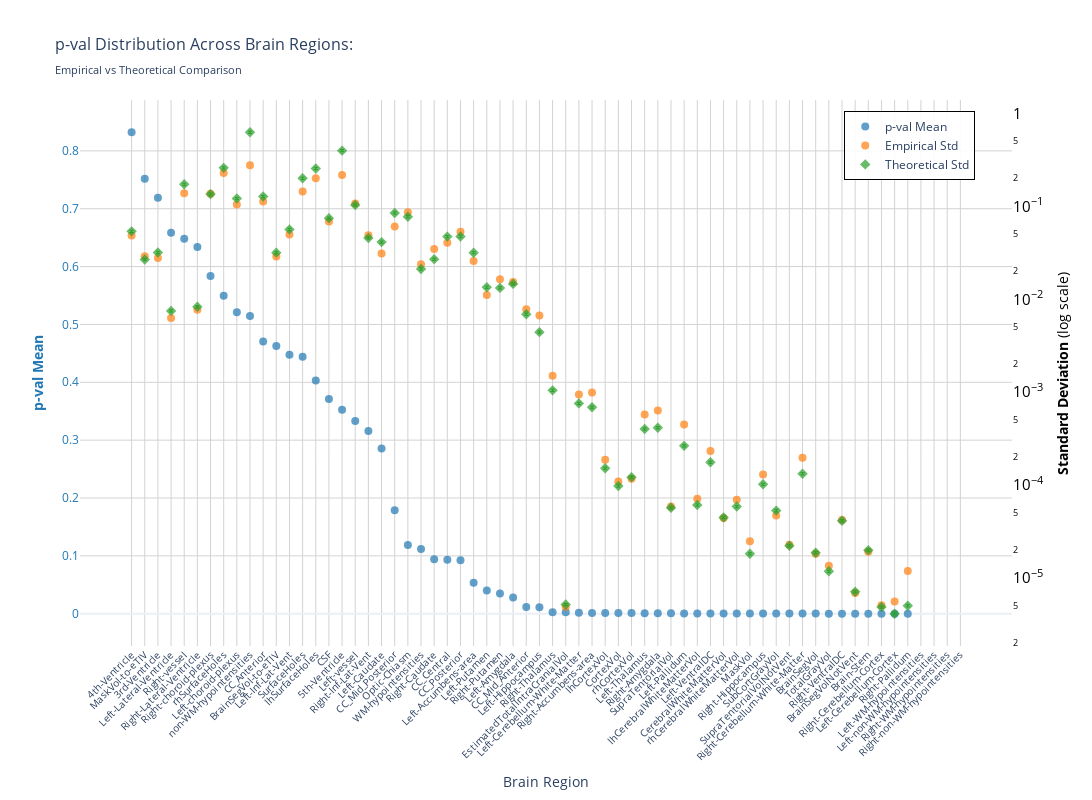
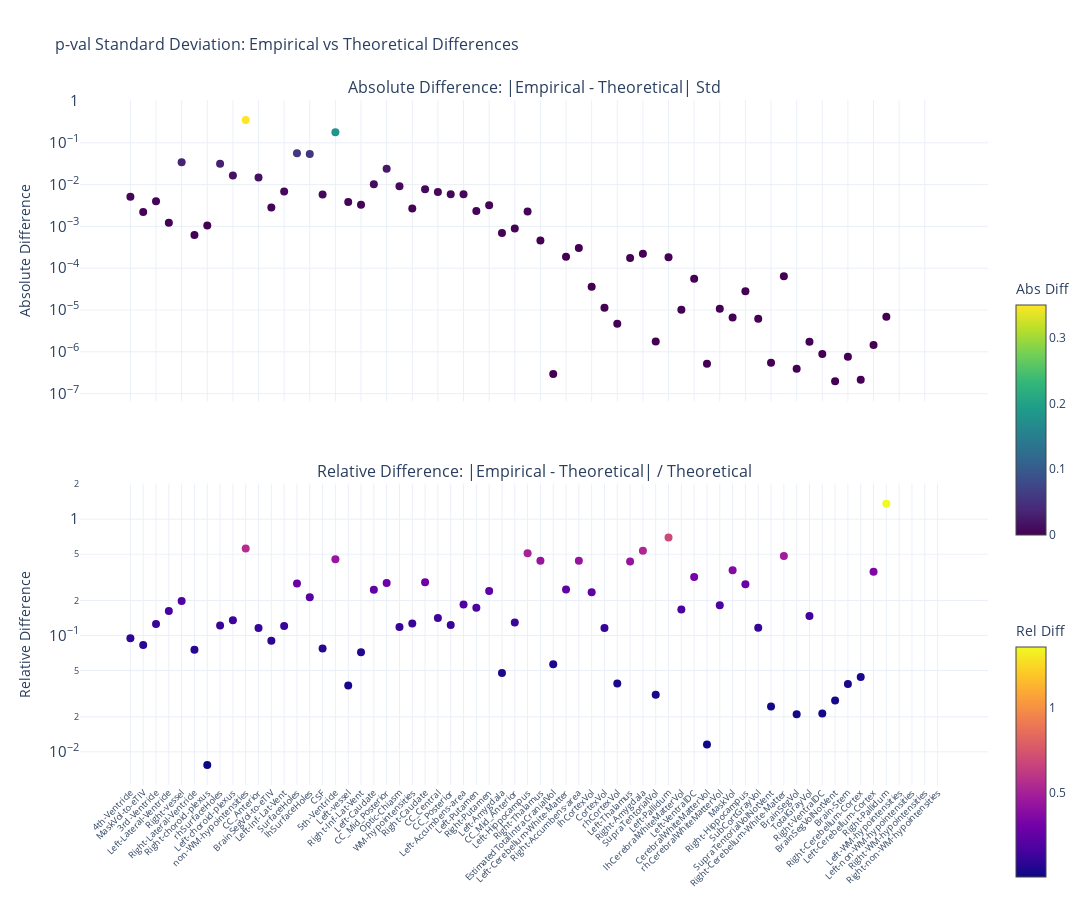

Source (notebook cell) for these figures, in order:
### Markdown cell above
### p-value

### Code cell
nu_nav = df_navr[(df_navr["timepoint"] == "baseline") & (df_navr["group"] == "HC-PD")]
data_path = stats_dir / f"student_baseline_{METRIC}.parquet"
df, stats = get_test_stats(
    data_path, stat_functions_F, nu_nav, hemisphere=False, study="baseline"
)
show_figure(stats, hemisphere=False, stat_name="p-val", study="baseline", metric=METRIC)

### Figure 1 — Plotly figure (JSON) as saved in the notebook; plotly's stock layout.template omitted (floating-point values rounded to 4 significant figures)
{"data": [{"hovertemplate": "<b>%{x}</b><br>Mean p-val: %{y:.2f}<br><extra></extra>", "marker": {"color": "#1f77b4", "opacity": 0.7, "size": 8}, "mode": "markers", "name": "p-val Mean", "type": "scatter", "x": ["4th-Ventricle", "MaskVol-to-eTIV", "3rd-Ventricle", "Left-Lateral-Ventricle", "Right-vessel", "Right-Lateral-Ventricle", "Right-choroid-plexus", "rhSurfaceHoles", "Left-choroid-plexus", "non-WM-hypointensities", "CC_Anterior", "BrainSegVol-to-eTIV", "Left-Inf-Lat-Vent", "SurfaceHoles", "lhSurfaceHoles", "CSF", "5th-Ventricle", "Left-vessel", "Right-Inf-Lat-Vent", "Left-Caudate", "CC_Mid_Posterior", "Optic-Chiasm", "WM-hypointensities", "Right-Caudate", "CC_Central", "CC_Posterior", "Left-Accumbens-area", "Left-Putamen", "Right-Putamen", "Left-Amygdala", "CC_Mid_Anterior", "Left-Hippocampus", "Right-Thalamus", "EstimatedTotalIntraCranialVol", "Left-Cerebellum-White-Matter", "Right-Accumbens-area", "lhCortexVol", "CortexVol", "rhCortexVol", "Left-Thalamus", "Right-Amygdala", "SupraTentorialVol", "Left-Pallidum", "lhCerebralWhiteMatterVol", "Left-VentralDC", "CerebralWhiteMatterVol", "rhCerebralWhiteMatterVol", "MaskVol", "Right-Hippocampus", "SubCortGrayVol", "SupraTentorialVolNotVent", "Right-Cerebellum-White-Matter", "BrainSegVol", "TotalGrayVol", "Right-VentralDC", "BrainSegVolNotVent", "Brain-Stem", "Right-Cerebellum-Cortex", "Left-Cerebellum-Cortex", "Right-Pallidum", "Left-WM-hypointensities", "Left-non-WM-hypointensities", "Right-WM-hypointensities", "Right-non-WM-hypointensities"], "y": [0.8321, 0.7518, 0.7192, 0.6583, 0.6481, 0.634, 0.5838, 0.5497, 0.5209, 0.5146, 0.4704, 0.4628, 0.4476, 0.4443, 0.4031, 0.3709, 0.3526, 0.3329, 0.316, 0.2857, 0.1787, 0.1188, 0.1117, 0.0941, 0.09322, 0.09254, 0.05371, 0.04024, 0.03493, 0.02822, 0.01172, 0.01112, 0.002504, 0.002409, 0.001502, 0.001182, 0.001156, 0.001055, 0.001019, 0.0008593, 0.0007776, 0.000633, 0.0004631, 0.000396, 0.0003737, 0.0003664, 0.0003598, 0.0003196, 0.0002424, 0.0002227, 0.0002219, 0.0002193, 0.0002071, 0.000131, 8.272e-05, 7.135e-05, 6.379e-05, 1.908e-05, 1.8e-05, 9.438e-06, NaN, NaN, NaN, NaN], "yaxis": "y"}, {"hovertemplate": "<b>%{x}</b><br>Empirical Std: %{y:.3f}<br><extra></extra>", "marker": {"color": "#ff7f0e", "opacity": 0.7, "size": 8, "symbol": "circle"}, "mode": "markers", "name": "Empirical Std", "type": "scatter", "x": ["4th-Ventricle", "MaskVol-to-eTIV", "3rd-Ventricle", "Left-Lateral-Ventricle", "Right-vessel", "Right-Lateral-Ventricle", "Right-choroid-plexus", "rhSurfaceHoles", "Left-choroid-plexus", "non-WM-hypointensities", "CC_Anterior", "BrainSegVol-to-eTIV", "Left-Inf-Lat-Vent", "SurfaceHoles", "lhSurfaceHoles", "CSF", "5th-Ventricle", "Left-vessel", "Right-Inf-Lat-Vent", "Left-Caudate", "CC_Mid_Posterior", "Optic-Chiasm", "WM-hypointensities", "Right-Caudate", "CC_Central", "CC_Posterior", "Left-Accumbens-area", "Left-Putamen", "Right-Putamen", "Left-Amygdala", "CC_Mid_Anterior", "Left-Hippocampus", "Right-Thalamus", "EstimatedTotalIntraCranialVol", "Left-Cerebellum-White-Matter", "Right-Accumbens-area", "lhCortexVol", "CortexVol", "rhCortexVol", "Left-Thalamus", "Right-Amygdala", "SupraTentorialVol", "Left-Pallidum", "lhCerebralWhiteMatterVol", "Left-VentralDC", "CerebralWhiteMatterVol", "rhCerebralWhiteMatterVol", "MaskVol", "Right-Hippocampus", "SubCortGrayVol", "SupraTentorialVolNotVent", "Right-Cerebellum-White-Matter", "BrainSegVol", "TotalGrayVol", "Right-VentralDC", "BrainSegVolNotVent", "Brain-Stem", "Right-Cerebellum-Cortex", "Left-Cerebellum-Cortex", "Right-Pallidum", "Left-WM-hypointensities", "Left-non-WM-hypointensities", "Right-WM-hypointensities", "Right-non-WM-hypointensities"], "y": [0.04865, 0.02894, 0.02786, 0.006272, 0.1383, 0.007689, 0.1363, 0.2275, 0.1047, 0.2757, 0.1127, 0.02885, 0.04959, 0.1441, 0.2008, 0.06879, 0.2172, 0.1071, 0.04892, 0.03101, 0.06078, 0.08628, 0.02386, 0.03473, 0.04052, 0.05324, 0.02583, 0.01113, 0.01644, 0.01533, 0.007785, 0.006687, 0.001507, 4.907e-06, 0.0009463, 0.0009926, 0.000188, 0.0001092, 0.0001172, 0.0005762, 0.0006363, 5.881e-05, 0.0004489, 7.131e-05, 0.0002327, 4.443e-05, 6.956e-05, 2.492e-05, 0.0001303, 4.705e-05, 2.287e-05, 0.0001966, 1.834e-05, 1.36e-05, 4.226e-05, 6.924e-06, 1.923e-05, 5.103e-06, 5.606e-06, 1.191e-05, NaN, NaN, NaN, NaN], "yaxis": "y2"}, {"error_y": {"array": [0.001506, 0.000749, 0.0008931, 0.0002098, 0.004829, 0.000233, 0.003791, 0.007259, 0.003394, 0.01752, 0.003573, 0.0008883, 0.00158, 0.005603, 0.007146, 0.002089, 0.01112, 0.002895, 0.001279, 0.001154, 0.002374, 0.002162, 0.0005932, 0.0007562, 0.001322, 0.001328, 0.0008878, 0.0003772, 0.000371, 0.0004099, 0.0001932, 0.0001241, 2.933e-05, 1.457e-07, 2.123e-05, 1.933e-05, 4.263e-06, 2.741e-06, 3.416e-06, 1.126e-05, 1.162e-05, 1.598e-06, 7.42e-06, 1.712e-06, 4.944e-06, 1.259e-06, 1.649e-06, 5.119e-07, 2.862e-06, 1.492e-06, 6.255e-07, 3.715e-06, 5.249e-07, 3.321e-07, 1.159e-06, 1.995e-07, 5.603e-07, 1.369e-07, 1.16e-07, 1.415e-07, NaN, NaN, NaN, NaN], "arrayminus": [0.001464, 0.0007282, 0.0008683, 0.000204, 0.004696, 0.0002265, 0.003686, 0.007058, 0.0033, 0.01703, 0.003474, 0.0008636, 0.001536, 0.005447, 0.006948, 0.002031, 0.01081, 0.002814, 0.001243, 0.001122, 0.002309, 0.002102, 0.0005767, 0.0007353, 0.001286, 0.001291, 0.0008632, 0.0003668, 0.0003607, 0.0003986, 0.0001878, 0.0001206, 2.852e-05, 1.417e-07, 2.064e-05, 1.879e-05, 4.145e-06, 2.665e-06, 3.321e-06, 1.095e-05, 1.13e-05, 1.554e-06, 7.215e-06, 1.664e-06, 4.807e-06, 1.225e-06, 1.604e-06, 4.977e-07, 2.783e-06, 1.451e-06, 6.082e-07, 3.612e-06, 5.103e-07, 3.229e-07, 1.127e-06, 1.94e-07, 5.448e-07, 1.331e-07, 1.128e-07, 1.376e-07, NaN, NaN, NaN, NaN], "color": "#2ca02c", "thickness": 1, "type": "data", "visible": true, "width": 2}, "hovertemplate": "<b>%{x}</b><br>Theoretical Std: %{y:.3f}<br><extra></extra>", "marker": {"color": "#2ca02c", "opacity": 0.7, "size": 8, "symbol": "diamond"}, "mode": "markers", "name": "Theoretical Std", "type": "scatter", "x": ["4th-Ventricle", "MaskVol-to-eTIV", "3rd-Ventricle", "Left-Lateral-Ventricle", "Right-vessel", "Right-Lateral-Ventricle", "Right-choroid-plexus", "rhSurfaceHoles", "Left-choroid-plexus", "non-WM-hypointensities", "CC_Anterior", "BrainSegVol-to-eTIV", "Left-Inf-Lat-Vent", "SurfaceHoles", "lhSurfaceHoles", "CSF", "5th-Ventricle", "Left-vessel", "Right-Inf-Lat-Vent", "Left-Caudate", "CC_Mid_Posterior", "Optic-Chiasm", "WM-hypointensities", "Right-Caudate", "CC_Central", "CC_Posterior", "Left-Accumbens-area", "Left-Putamen", "Right-Putamen", "Left-Amygdala", "CC_Mid_Anterior", "Left-Hippocampus", "Right-Thalamus", "EstimatedTotalIntraCranialVol", "Left-Cerebellum-White-Matter", "Right-Accumbens-area", "lhCortexVol", "CortexVol", "rhCortexVol", "Left-Thalamus", "Right-Amygdala", "SupraTentorialVol", "Left-Pallidum", "lhCerebralWhiteMatterVol", "Left-VentralDC", "CerebralWhiteMatterVol", "rhCerebralWhiteMatterVol", "MaskVol", "Right-Hippocampus", "SubCortGrayVol", "SupraTentorialVolNotVent", "Right-Cerebellum-White-Matter", "BrainSegVol", "TotalGrayVol", "Right-VentralDC", "BrainSegVolNotVent", "Brain-Stem", "Right-Cerebellum-Cortex", "Left-Cerebellum-Cortex", "Right-Pallidum", "Left-WM-hypointensities", "Left-non-WM-hypointensities", "Right-WM-hypointensities", "Right-non-WM-hypointensities"], "y": [0.05375, 0.02673, 0.03188, 0.007489, 0.1724, 0.008315, 0.1353, 0.2591, 0.1211, 0.6253, 0.1275, 0.0317, 0.0564, 0.2, 0.2551, 0.07455, 0.3969, 0.1033, 0.04564, 0.04118, 0.08475, 0.07715, 0.02117, 0.02699, 0.0472, 0.0474, 0.03169, 0.01346, 0.01324, 0.01463, 0.006895, 0.004429, 0.001047, 5.202e-06, 0.0007578, 0.0006898, 0.0001522, 9.782e-05, 0.0001219, 0.000402, 0.0004146, 5.704e-05, 0.0002648, 6.11e-05, 0.0001765, 4.495e-05, 5.887e-05, 1.827e-05, 0.0001021, 5.325e-05, 2.233e-05, 0.0001326, 1.873e-05, 1.185e-05, 4.138e-05, 7.121e-06, 2e-05, 4.888e-06, 4.141e-06, 5.05e-06, NaN, NaN, NaN, NaN], "yaxis": "y2"}], "layout": {"height": 800, "hovermode": "x", "legend": {"bgcolor": "rgba(255, 255, 255, 0.9)", "bordercolor": "black", "borderwidth": 1, "font": {"size": 12}, "orientation": "v", "x": 0.82, "y": 0.98}, "title": {"font": {"size": 16}, "text": "p-val Distribution Across Brain Regions:<br><sub>Empirical vs Theoretical Comparison</sub>"}, "width": 1400, "xaxis": {"gridcolor": "lightgray", "showgrid": true, "tickangle": -45, "tickfont": {"size": 10}, "title": {"text": "Brain Region"}}, "yaxis": {"gridcolor": "lightgray", "showgrid": true, "side": "left", "tickfont": {"color": "#1f77b4"}, "title": {"font": {"color": "#1f77b4"}, "text": "<b>p-val Mean</b>"}}, "yaxis2": {"exponentformat": "power", "overlaying": "y", "showgrid": false, "side": "right", "tickfont": {"color": "black"}, "title": {"font": {"color": "black"}, "text": "<b>Standard Deviation</b> (log scale)"}, "type": "log"}}}

### Figure 2 — Plotly figure (JSON) as saved in the notebook; plotly's stock layout.template omitted (floating-point values rounded to 4 significant figures)
{"data": [{"hovertemplate": "<b>%{x}</b><br>Abs Diff: %{y:.4f}<br><extra></extra>", "marker": {"color": [0.0051, 0.002213, 0.00401, 0.001217, 0.03406, 0.0006258, 0.001044, 0.03157, 0.0164, 0.3497, 0.01479, 0.002851, 0.006814, 0.05589, 0.05426, 0.005759, 0.1797, 0.003832, 0.00328, 0.01017, 0.02397, 0.009129, 0.002686, 0.007744, 0.00668, 0.005841, 0.005859, 0.002331, 0.003197, 0.0006975, 0.0008905, 0.002258, 0.0004603, 2.951e-07, 0.0001885, 0.0003028, 3.582e-05, 1.136e-05, 4.711e-06, 0.0001743, 0.0002217, 1.763e-06, 0.0001841, 1.021e-05, 5.624e-05, 5.199e-07, 1.069e-05, 6.651e-06, 2.815e-05, 6.2e-06, 5.477e-07, 6.403e-05, 3.951e-07, 1.743e-06, 8.823e-07, 1.968e-07, 7.659e-07, 2.149e-07, 1.465e-06, 6.865e-06, NaN, NaN, NaN, NaN], "colorbar": {"len": 0.4, "title": {"text": "Abs Diff"}, "y": 0.75, "yanchor": "top"}, "colorscale": [[0, "#440154"], [0.1111, "#482878"], [0.2222, "#3e4989"], [0.3333, "#31688e"], [0.4444, "#26828e"], [0.5556, "#1f9e89"], [0.6667, "#35b779"], [0.7778, "#6ece58"], [0.8889, "#b5de2b"], [1, "#fde725"]], "showscale": true, "size": 8}, "mode": "markers", "name": "Absolute", "type": "scatter", "x": ["4th-Ventricle", "MaskVol-to-eTIV", "3rd-Ventricle", "Left-Lateral-Ventricle", "Right-vessel", "Right-Lateral-Ventricle", "Right-choroid-plexus", "rhSurfaceHoles", "Left-choroid-plexus", "non-WM-hypointensities", "CC_Anterior", "BrainSegVol-to-eTIV", "Left-Inf-Lat-Vent", "SurfaceHoles", "lhSurfaceHoles", "CSF", "5th-Ventricle", "Left-vessel", "Right-Inf-Lat-Vent", "Left-Caudate", "CC_Mid_Posterior", "Optic-Chiasm", "WM-hypointensities", "Right-Caudate", "CC_Central", "CC_Posterior", "Left-Accumbens-area", "Left-Putamen", "Right-Putamen", "Left-Amygdala", "CC_Mid_Anterior", "Left-Hippocampus", "Right-Thalamus", "EstimatedTotalIntraCranialVol", "Left-Cerebellum-White-Matter", "Right-Accumbens-area", "lhCortexVol", "CortexVol", "rhCortexVol", "Left-Thalamus", "Right-Amygdala", "SupraTentorialVol", "Left-Pallidum", "lhCerebralWhiteMatterVol", "Left-VentralDC", "CerebralWhiteMatterVol", "rhCerebralWhiteMatterVol", "MaskVol", "Right-Hippocampus", "SubCortGrayVol", "SupraTentorialVolNotVent", "Right-Cerebellum-White-Matter", "BrainSegVol", "TotalGrayVol", "Right-VentralDC", "BrainSegVolNotVent", "Brain-Stem", "Right-Cerebellum-Cortex", "Left-Cerebellum-Cortex", "Right-Pallidum", "Left-WM-hypointensities", "Left-non-WM-hypointensities", "Right-WM-hypointensities", "Right-non-WM-hypointensities"], "xaxis": "x", "y": [0.0051, 0.002213, 0.00401, 0.001217, 0.03406, 0.0006258, 0.001044, 0.03157, 0.0164, 0.3497, 0.01479, 0.002851, 0.006814, 0.05589, 0.05426, 0.005759, 0.1797, 0.003832, 0.00328, 0.01017, 0.02397, 0.009129, 0.002686, 0.007744, 0.00668, 0.005841, 0.005859, 0.002331, 0.003197, 0.0006975, 0.0008905, 0.002258, 0.0004603, 2.951e-07, 0.0001885, 0.0003028, 3.582e-05, 1.136e-05, 4.711e-06, 0.0001743, 0.0002217, 1.763e-06, 0.0001841, 1.021e-05, 5.624e-05, 5.199e-07, 1.069e-05, 6.651e-06, 2.815e-05, 6.2e-06, 5.477e-07, 6.403e-05, 3.951e-07, 1.743e-06, 8.823e-07, 1.968e-07, 7.659e-07, 2.149e-07, 1.465e-06, 6.865e-06, NaN, NaN, NaN, NaN], "yaxis": "y"}, {"hovertemplate": "<b>%{x}</b><br>Rel Diff: %{y:.2%}<br><extra></extra>", "marker": {"color": [0.09488, 0.08278, 0.1258, 0.1624, 0.1976, 0.07526, 0.007716, 0.1219, 0.1354, 0.5592, 0.116, 0.08993, 0.1208, 0.2795, 0.2128, 0.07725, 0.4528, 0.03709, 0.07186, 0.2471, 0.2828, 0.1183, 0.1268, 0.2869, 0.1415, 0.1232, 0.1849, 0.1731, 0.2414, 0.04767, 0.1292, 0.5098, 0.4397, 0.05674, 0.2488, 0.4389, 0.2354, 0.1162, 0.03864, 0.4336, 0.5346, 0.0309, 0.6951, 0.1672, 0.3187, 0.01157, 0.1816, 0.364, 0.2755, 0.1164, 0.02453, 0.4829, 0.02109, 0.1471, 0.02132, 0.02763, 0.0383, 0.04397, 0.3539, 1.359, NaN, NaN, NaN, NaN], "colorbar": {"len": 0.4, "title": {"text": "Rel Diff"}, "y": 0.25, "yanchor": "top"}, "colorscale": [[0, "#0d0887"], [0.1111, "#46039f"], [0.2222, "#7201a8"], [0.3333, "#9c179e"], [0.4444, "#bd3786"], [0.5556, "#d8576b"], [0.6667, "#ed7953"], [0.7778, "#fb9f3a"], [0.8889, "#fdca26"], [1, "#f0f921"]], "showscale": true, "size": 8}, "mode": "markers", "name": "Relative", "type": "scatter", "x": ["4th-Ventricle", "MaskVol-to-eTIV", "3rd-Ventricle", "Left-Lateral-Ventricle", "Right-vessel", "Right-Lateral-Ventricle", "Right-choroid-plexus", "rhSurfaceHoles", "Left-choroid-plexus", "non-WM-hypointensities", "CC_Anterior", "BrainSegVol-to-eTIV", "Left-Inf-Lat-Vent", "SurfaceHoles", "lhSurfaceHoles", "CSF", "5th-Ventricle", "Left-vessel", "Right-Inf-Lat-Vent", "Left-Caudate", "CC_Mid_Posterior", "Optic-Chiasm", "WM-hypointensities", "Right-Caudate", "CC_Central", "CC_Posterior", "Left-Accumbens-area", "Left-Putamen", "Right-Putamen", "Left-Amygdala", "CC_Mid_Anterior", "Left-Hippocampus", "Right-Thalamus", "EstimatedTotalIntraCranialVol", "Left-Cerebellum-White-Matter", "Right-Accumbens-area", "lhCortexVol", "CortexVol", "rhCortexVol", "Left-Thalamus", "Right-Amygdala", "SupraTentorialVol", "Left-Pallidum", "lhCerebralWhiteMatterVol", "Left-VentralDC", "CerebralWhiteMatterVol", "rhCerebralWhiteMatterVol", "MaskVol", "Right-Hippocampus", "SubCortGrayVol", "SupraTentorialVolNotVent", "Right-Cerebellum-White-Matter", "BrainSegVol", "TotalGrayVol", "Right-VentralDC", "BrainSegVolNotVent", "Brain-Stem", "Right-Cerebellum-Cortex", "Left-Cerebellum-Cortex", "Right-Pallidum", "Left-WM-hypointensities", "Left-non-WM-hypointensities", "Right-WM-hypointensities", "Right-non-WM-hypointensities"], "xaxis": "x2", "y": [0.09488, 0.08278, 0.1258, 0.1624, 0.1976, 0.07526, 0.007716, 0.1219, 0.1354, 0.5592, 0.116, 0.08993, 0.1208, 0.2795, 0.2128, 0.07725, 0.4528, 0.03709, 0.07186, 0.2471, 0.2828, 0.1183, 0.1268, 0.2869, 0.1415, 0.1232, 0.1849, 0.1731, 0.2414, 0.04767, 0.1292, 0.5098, 0.4397, 0.05674, 0.2488, 0.4389, 0.2354, 0.1162, 0.03864, 0.4336, 0.5346, 0.0309, 0.6951, 0.1672, 0.3187, 0.01157, 0.1816, 0.364, 0.2755, 0.1164, 0.02453, 0.4829, 0.02109, 0.1471, 0.02132, 0.02763, 0.0383, 0.04397, 0.3539, 1.359, NaN, NaN, NaN, NaN], "yaxis": "y2"}], "layout": {"annotations": [{"font": {"size": 16}, "showarrow": false, "text": "Absolute Difference: |Empirical - Theoretical| Std", "x": 0.5, "xanchor": "center", "xref": "paper", "y": 1, "yanchor": "bottom", "yref": "paper"}, {"font": {"size": 16}, "showarrow": false, "text": "Relative Difference: |Empirical - Theoretical| / Theoretical", "x": 0.5, "xanchor": "center", "xref": "paper", "y": 0.44, "yanchor": "bottom", "yref": "paper"}], "height": 900, "hovermode": "x unified", "showlegend": false, "title": {"font": {"size": 16}, "text": "p-val Standard Deviation: Empirical vs Theoretical Differences"}, "width": 1400, "xaxis": {"anchor": "y", "domain": [0, 1], "showticklabels": false}, "xaxis2": {"anchor": "y2", "domain": [0, 1], "tickangle": -45, "tickfont": {"size": 9}}, "yaxis": {"anchor": "x", "domain": [0.56, 1], "exponentformat": "power", "title": {"text": "Absolute Difference"}, "type": "log"}, "yaxis2": {"anchor": "x2", "domain": [0, 0.44], "exponentformat": "power", "title": {"text": "Relative Difference"}, "type": "log"}}}
